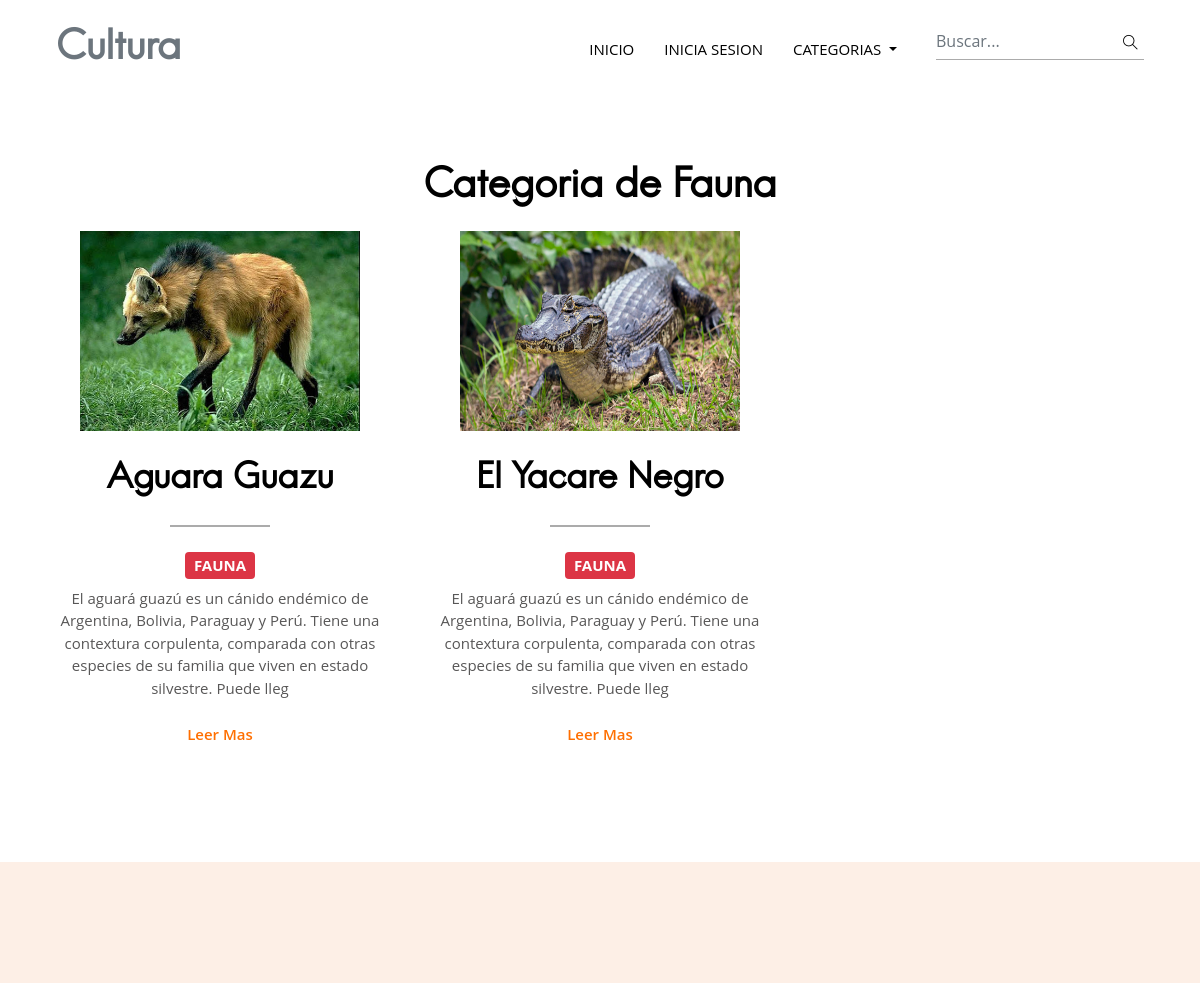
The page /ver_categoria.php?id=3 on the database its author committed.
### tables this page shows
CREATE TABLE `categorias` (
  `id` int(10) NOT NULL,
  `categoria` varchar(20) NOT NULL
);

CREATE TABLE `noticias` (
  `id` int(10) NOT NULL,
  `categoria_id` int(10) NOT NULL,
  `usuario_id` int(10) NOT NULL,
  `titulo` varchar(200) NOT NULL,
  `contenido` text NOT NULL,
  `imagen` varchar(100) NOT NULL,
  `fecha` date NOT NULL
);

### funciones/funciones.php (called while the page is built, shortened)
<?php
function categoria($db,$id){
   $sql="SELECT * FROM categorias WHERE id=$id";
   $categoria=$db->query($sql);
   $resultado=array();
   if ($categoria && mysqli_num_rows($categoria)>=1) {
   	  $resultado=mysqli_fetch_array($categoria);
   }
   return $resultado;
}
function noticia($db,$categoria){
	$sql="SELECT n.*,c.categoria FROM noticias n "
	."INNER JOIN categorias c ON n.categoria_id=c.id "
	."WHERE n.categoria_id=$categoria";
	$noticia=$db->query($sql);
	$resultado=array();
	if ($noticia && mysqli_num_rows($noticia)) {
		$resultado=$noticia;
	}
	return $resultado;
}
 ?>

### ver_categoria.php (the view, shortened to what this page needs)
<?php require_once 'includes/menu.php';  ?>
<?php require_once 'funciones/funciones.php';?>
<?php $categoria_actual=categoria($conexion,$_GET['id'])?>
<section class="section">
  <div class="container">
      <h2 class="mb-4 text-center">Categoria de <?=$categoria_actual['categoria']?> </h2>
    <div class="row masonry-container">
       <?php $noticia=noticia($conexion,$_GET['id']);?>
       <?php if (!empty($noticia)): ?>
      <?php while ($noti = mysqli_fetch_array($noticia)) :?>
      <div class="col-lg-4 col-sm-6 mb-5">
        <article class="text-center">
          <img class="imagen mb-4" src="imagenes/<?=$noti['imagen']?>" alt="post-thumb">
          <h4 class="title-border"><a class="text-dark" href="ver_noticia.php?id=<?=$noti['id']?>"><?=$noti['titulo']?></a></h4>
          <span class="insignia badge badge-danger text-uppercase mb-2 "><?=$noti['categoria']?></span>
          <p><?=substr($noti['contenido'],0,200)?></p>
        <a  href="ver_noticia.php?id=<?=$noti['id']?>" class="btn btn-transparent">Leer Mas</a>
        </article>
      </div>
     <?php
      endwhile;
      else : ?>
    </div>
   <div class="alert alert-danger text-center">No Existe Ninguna Noticia En Esta Categoria</div>
  </div>
 <?php endif ?>
</section>
<?php require_once 'includes/footer.php';  ?>
</body>
</html>

### css/style.css (style rules this page uses)
body { line-height: 1.5; font-family: "Open Sans", sans-serif; -webkit-font-smoothing: antialiased; font-size: 15px; color: #585757; }
p, .paragraph { font-weight: 400; font-size: 15px; line-height: 1.5; font-family: "Open Sans", sans-serif; }
.insignia { padding: 6px; width: 20%; font-size: 15px; }
h1, h2, h3, h4, h5, h6 { color: #000000; font-family: "hanskendrick"; font-weight: 600; line-height: 1.2; }
h2, .h2 { font-size: 40px; }
h4, .h4 { font-size: 30px; }
.btn { font-size: 15px; font-family: "Open Sans", sans-serif; text-transform: capitalize; padding: 8px 20px; border-radius: 0; font-weight: 600; border: 1px solid; position: relative; z-index: 1; transition: .2s ease; }
.btn-transparent { color: #ff6f00; border: 0; }
body { background-color: #fff; overflow-x: hidden; }
img { vertical-align: middle; border: 0; }
.imagen { width: 280px; height: 200px; }
a, a:hover, a:focus { text-decoration: none; }
a, button, select { cursor: pointer; transition: .2s ease; }
.enlace:hover, a { color: white; }
.section { padding-top: 60px; padding-bottom: 60px; }
.text-dark { color: #000000 !important; }
.title-border { position: relative; margin-bottom: 25px; padding-bottom: 30px; font-size: 35px; }
.title-border::before { position: absolute; content: ""; height: 2px; width: 100px; left: 50%; -webkit-transform: translateX(-50%); transform: translateX(-50%); bottom: 0px; background: #ababab; }

### rows shown on the page
categorias: categoria "Fauna"
noticias: imagen (picture), titulo "Aguara Guazu", categoria.categoria "FAUNA", contenido "El aguará guazú es un cánido endémico de Argentina, Bolivia, Paraguay y Perú. Tiene una contextura corpulenta, comparada con otras especies de su familia que viven en estado silvestre. Puede lleg"
noticias: imagen (picture), titulo "El Yacare Negro", categoria.categoria "FAUNA", contenido "El aguará guazú es un cánido endémico de Argentina, Bolivia, Paraguay y Perú. Tiene una contextura corpulenta, comparada con otras especies de su familia que viven en estado silvestre. Puede lleg"
